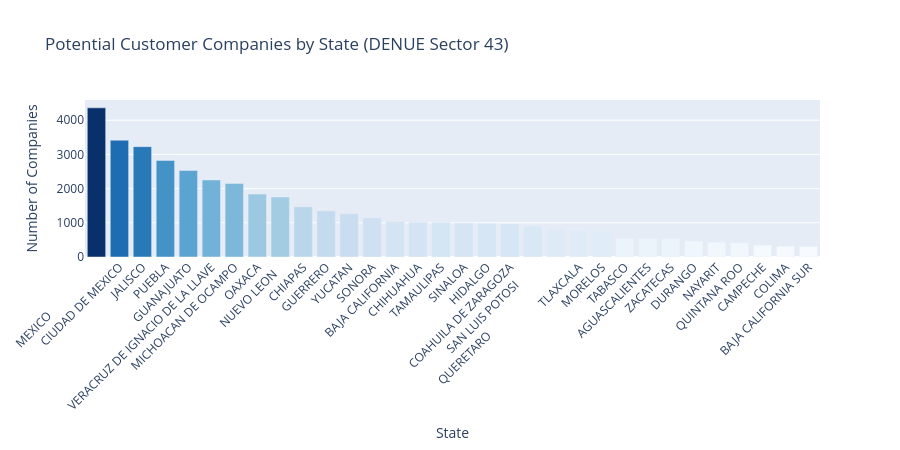

Write notebook code for a chart like this one.
### Markdown cell above
---
## 4 · Exploratory Data Analysis

### Code cell
# ── 4.1  Geographic distribution ─────────────────────────────────────────────
state_counts = (
    df.groupby('state_name')
      .size()
      .reset_index(name='company_count')
      .sort_values('company_count', ascending=False)
)

fig = px.bar(
    state_counts,
    x='state_name', y='company_count',
    title='Potential Customer Companies by State (DENUE Sector 43)',
    labels={'state_name': 'State', 'company_count': 'Number of Companies'},
    color='company_count',
    color_continuous_scale='Blues'
)
fig.update_layout(xaxis_tickangle=-45, coloraxis_showscale=False, height=450)
fig.show()

### Figure 1 — Plotly figure (JSON) as saved in the notebook; plotly's stock layout.template omitted (floating-point values rounded to 4 significant figures)
{"data": [{"alignmentgroup": "True", "hovertemplate": "State=%{x}<br>Number of Companies=%{marker.color}<extra></extra>", "legendgroup": "", "marker": {"color": [4361, 3416, 3227, 2823, 2528, 2253, 2152, 1841, 1756, 1468, 1348, 1267, 1148, 1037, 1017, 1011, 989, 978, 968, 905, 802, 786, 764, 545, 532, 526, 466, 433, 414, 349, 322, 302], "coloraxis": "coloraxis", "pattern": {"shape": ""}}, "name": "", "offsetgroup": "", "orientation": "v", "showlegend": false, "textposition": "auto", "type": "bar", "x": ["MEXICO                      ", "CIUDAD DE MEXICO", "JALISCO", "PUEBLA", "GUANAJUATO", "VERACRUZ DE IGNACIO DE LA LLAVE", "MICHOACAN DE OCAMPO", "OAXACA", "NUEVO LEON   ", "CHIAPAS", "GUERRERO", "YUCATAN", "SONORA", "BAJA CALIFORNIA", "CHIHUAHUA", "TAMAULIPAS", "SINALOA", "HIDALGO", "COAHUILA DE ZARAGOZA", "SAN LUIS POTOSI        ", "QUERETARO                               ", "TLAXCALA", "MORELOS", "TABASCO", "AGUASCALIENTES", "ZACATECAS", "DURANGO", "NAYARIT", "QUINTANA ROO", "CAMPECHE", "COLIMA", "BAJA CALIFORNIA SUR"], "xaxis": "x", "y": [4361, 3416, 3227, 2823, 2528, 2253, 2152, 1841, 1756, 1468, 1348, 1267, 1148, 1037, 1017, 1011, 989, 978, 968, 905, 802, 786, 764, 545, 532, 526, 466, 433, 414, 349, 322, 302], "yaxis": "y"}], "layout": {"barmode": "relative", "coloraxis": {"colorbar": {"title": {"text": "Number of Companies"}}, "colorscale": [[0, "rgb(247,251,255)"], [0.125, "rgb(222,235,247)"], [0.25, "rgb(198,219,239)"], [0.375, "rgb(158,202,225)"], [0.5, "rgb(107,174,214)"], [0.625, "rgb(66,146,198)"], [0.75, "rgb(33,113,181)"], [0.875, "rgb(8,81,156)"], [1, "rgb(8,48,107)"]], "showscale": false}, "height": 450, "legend": {"tracegroupgap": 0}, "title": {"text": "Potential Customer Companies by State (DENUE Sector 43)"}, "xaxis": {"anchor": "y", "domain": [0, 1], "tickangle": -45, "title": {"text": "State"}}, "yaxis": {"anchor": "x", "domain": [0, 1], "title": {"text": "Number of Companies"}}}}
